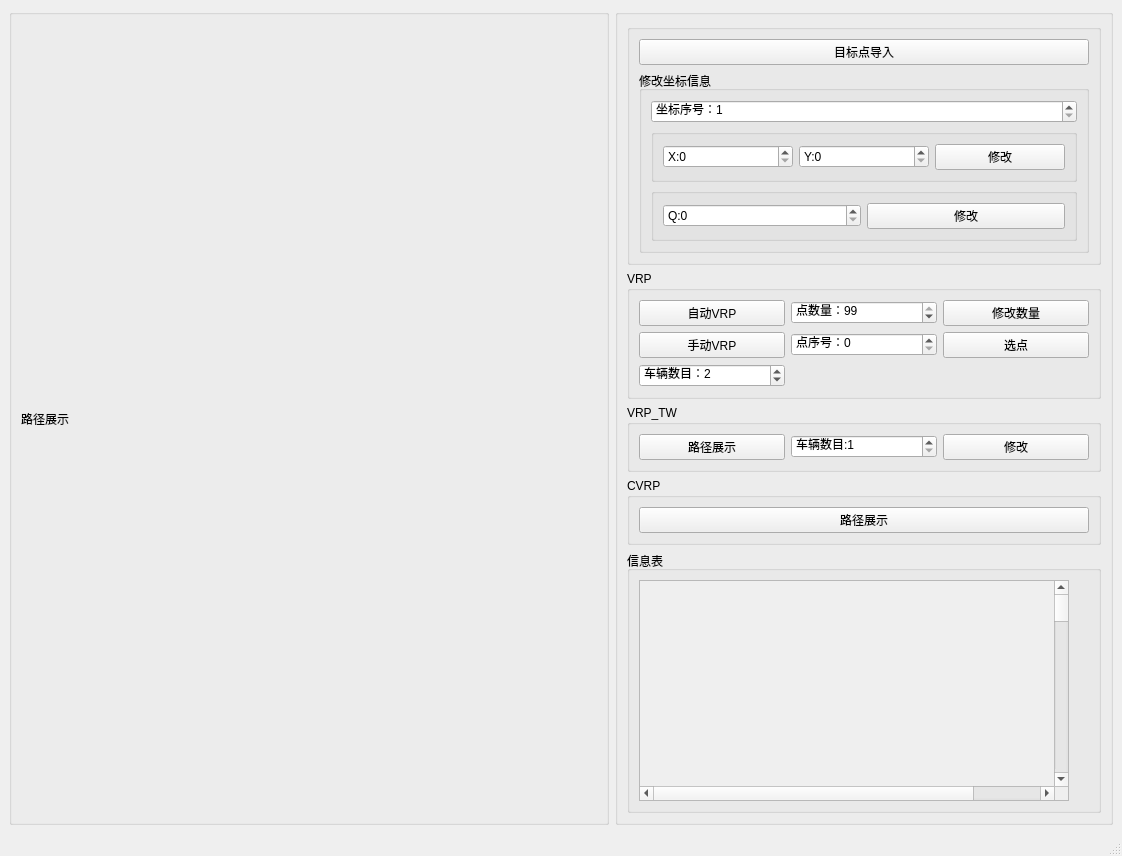
<?xml version="1.0" encoding="UTF-8"?>
<ui version="4.0">
 <class>MainWindow</class>
 <widget class="QMainWindow" name="MainWindow">
  <property name="geometry">
   <rect>
    <x>0</x>
    <y>0</y>
    <width>1122</width>
    <height>856</height>
   </rect>
  </property>
  <property name="windowTitle">
   <string>MainWindow</string>
  </property>
  <widget class="QWidget" name="centralwidget">
   <layout class="QHBoxLayout" name="horizontalLayout">
    <item>
     <widget class="QGroupBox" name="groupBox">
      <property name="minimumSize">
       <size>
        <width>600</width>
        <height>600</height>
       </size>
      </property>
      <property name="title">
       <string/>
      </property>
      <layout class="QVBoxLayout" name="verticalLayout">
       <item>
        <widget class="QLabel" name="label">
         <property name="minimumSize">
          <size>
           <width>600</width>
           <height>600</height>
          </size>
         </property>
         <property name="text">
          <string>路径展示</string>
         </property>
        </widget>
       </item>
      </layout>
     </widget>
    </item>
    <item>
     <widget class="QGroupBox" name="groupBox_2">
      <property name="minimumSize">
       <size>
        <width>400</width>
        <height>0</height>
       </size>
      </property>
      <property name="title">
       <string/>
      </property>
      <layout class="QVBoxLayout" name="verticalLayout_2">
       <item>
        <widget class="QGroupBox" name="groupBox_4">
         <property name="title">
          <string/>
         </property>
         <layout class="QVBoxLayout" name="verticalLayout_3">
          <item>
           <widget class="QPushButton" name="Custumer_Button">
            <property name="text">
             <string>目标点导入</string>
            </property>
           </widget>
          </item>
          <item>
           <widget class="QGroupBox" name="groupBox_8">
            <property name="title">
             <string>修改坐标信息</string>
            </property>
            <layout class="QVBoxLayout" name="verticalLayout_4">
             <item>
              <widget class="QSpinBox" name="spinBox_Number">
               <property name="prefix">
                <string>坐标序号：</string>
               </property>
               <property name="minimum">
                <number>1</number>
               </property>
               <property name="maximum">
                <number>999</number>
               </property>
              </widget>
             </item>
             <item>
              <widget class="QGroupBox" name="groupBox_9">
               <property name="title">
                <string/>
               </property>
               <layout class="QHBoxLayout" name="horizontalLayout_7">
                <item>
                 <widget class="QSpinBox" name="spinBox_X">
                  <property name="prefix">
                   <string>X:</string>
                  </property>
                  <property name="maximum">
                   <number>99999</number>
                  </property>
                 </widget>
                </item>
                <item>
                 <widget class="QSpinBox" name="spinBox_Y">
                  <property name="prefix">
                   <string>Y:</string>
                  </property>
                  <property name="maximum">
                   <number>99999</number>
                  </property>
                 </widget>
                </item>
                <item>
                 <widget class="QPushButton" name="ChangeLocation_pushButton">
                  <property name="text">
                   <string>修改</string>
                  </property>
                 </widget>
                </item>
               </layout>
              </widget>
             </item>
             <item>
              <widget class="QGroupBox" name="groupBox_10">
               <property name="title">
                <string/>
               </property>
               <layout class="QHBoxLayout" name="horizontalLayout_6">
                <item>
                 <widget class="QSpinBox" name="spinBox_Q">
                  <property name="prefix">
                   <string>Q:</string>
                  </property>
                  <property name="maximum">
                   <number>999</number>
                  </property>
                 </widget>
                </item>
                <item>
                 <widget class="QPushButton" name="ChangeQ_pushButton">
                  <property name="text">
                   <string>修改</string>
                  </property>
                 </widget>
                </item>
               </layout>
              </widget>
             </item>
            </layout>
           </widget>
          </item>
         </layout>
        </widget>
       </item>
       <item>
        <widget class="QGroupBox" name="groupBox_6">
         <property name="title">
          <string>VRP</string>
         </property>
         <layout class="QGridLayout" name="gridLayout">
          <item row="1" column="1">
           <widget class="QSpinBox" name="spinBox_mannual_point_index">
            <property name="prefix">
             <string>点序号：</string>
            </property>
            <property name="maximum">
             <number>999</number>
            </property>
           </widget>
          </item>
          <item row="0" column="0">
           <widget class="QPushButton" name="pushButton_auto_VRP">
            <property name="text">
             <string>自动VRP</string>
            </property>
           </widget>
          </item>
          <item row="1" column="0">
           <widget class="QPushButton" name="pushButton_manual_VRP">
            <property name="text">
             <string>手动VRP</string>
            </property>
           </widget>
          </item>
          <item row="1" column="3">
           <widget class="QPushButton" name="choose_point_pushButton">
            <property name="text">
             <string>选点</string>
            </property>
           </widget>
          </item>
          <item row="0" column="3">
           <widget class="QPushButton" name="VRPcar_pushButton">
            <property name="text">
             <string>修改数量</string>
            </property>
           </widget>
          </item>
          <item row="2" column="0">
           <widget class="QSpinBox" name="VRPcar_spinBox">
            <property name="prefix">
             <string>车辆数目：</string>
            </property>
            <property name="minimum">
             <number>1</number>
            </property>
            <property name="value">
             <number>2</number>
            </property>
           </widget>
          </item>
          <item row="0" column="1">
           <widget class="QSpinBox" name="spinBox_auto_point_num">
            <property name="prefix">
             <string>点数量：</string>
            </property>
            <property name="minimum">
             <number>0</number>
            </property>
            <property name="maximum">
             <number>99</number>
            </property>
            <property name="value">
             <number>99</number>
            </property>
           </widget>
          </item>
         </layout>
        </widget>
       </item>
       <item>
        <widget class="QGroupBox" name="groupBox_5">
         <property name="title">
          <string>VRP_TW</string>
         </property>
         <layout class="QHBoxLayout" name="horizontalLayout_4">
          <item>
           <widget class="QPushButton" name="ShowTW_Button">
            <property name="text">
             <string>路径展示</string>
            </property>
           </widget>
          </item>
          <item>
           <widget class="QSpinBox" name="TWcar_spinBox">
            <property name="prefix">
             <string>车辆数目:</string>
            </property>
            <property name="minimum">
             <number>1</number>
            </property>
           </widget>
          </item>
          <item>
           <widget class="QPushButton" name="TWcar_pushButton">
            <property name="text">
             <string>修改</string>
            </property>
           </widget>
          </item>
         </layout>
        </widget>
       </item>
       <item>
        <widget class="QGroupBox" name="groupBox_7">
         <property name="title">
          <string>CVRP</string>
         </property>
         <layout class="QHBoxLayout" name="horizontalLayout_5">
          <item>
           <widget class="QPushButton" name="CVRP_pushButton">
            <property name="text">
             <string>路径展示</string>
            </property>
           </widget>
          </item>
         </layout>
        </widget>
       </item>
       <item>
        <widget class="QGroupBox" name="groupBox_3">
         <property name="title">
          <string>信息表</string>
         </property>
         <layout class="QHBoxLayout" name="horizontalLayout_2">
          <item>
           <widget class="QScrollArea" name="scrollArea">
            <property name="verticalScrollBarPolicy">
             <enum>Qt::ScrollBarAlwaysOn</enum>
            </property>
            <property name="horizontalScrollBarPolicy">
             <enum>Qt::ScrollBarAlwaysOn</enum>
            </property>
            <property name="widgetResizable">
             <bool>false</bool>
            </property>
            <widget class="QWidget" name="scrollAreaWidgetContents">
             <property name="geometry">
              <rect>
               <x>0</x>
               <y>0</y>
               <width>500</width>
               <height>2500</height>
              </rect>
             </property>
             <widget class="QLabel" name="labellist">
              <property name="geometry">
               <rect>
                <x>0</x>
                <y>0</y>
                <width>500</width>
                <height>10000</height>
               </rect>
              </property>
              <property name="minimumSize">
               <size>
                <width>300</width>
                <height>10000</height>
               </size>
              </property>
              <property name="font">
               <font>
                <family>微软雅黑</family>
                <pointsize>12</pointsize>
               </font>
              </property>
              <property name="text">
               <string/>
              </property>
              <property name="wordWrap">
               <bool>true</bool>
              </property>
             </widget>
            </widget>
           </widget>
          </item>
          <item>
           <spacer name="verticalSpacer">
            <property name="orientation">
             <enum>Qt::Vertical</enum>
            </property>
            <property name="sizeHint" stdset="0">
             <size>
              <width>20</width>
              <height>664</height>
             </size>
            </property>
           </spacer>
          </item>
         </layout>
        </widget>
       </item>
      </layout>
     </widget>
    </item>
   </layout>
  </widget>
  <widget class="QStatusBar" name="statusbar"/>
 </widget>
 <resources/>
 <connections/>
</ui>
